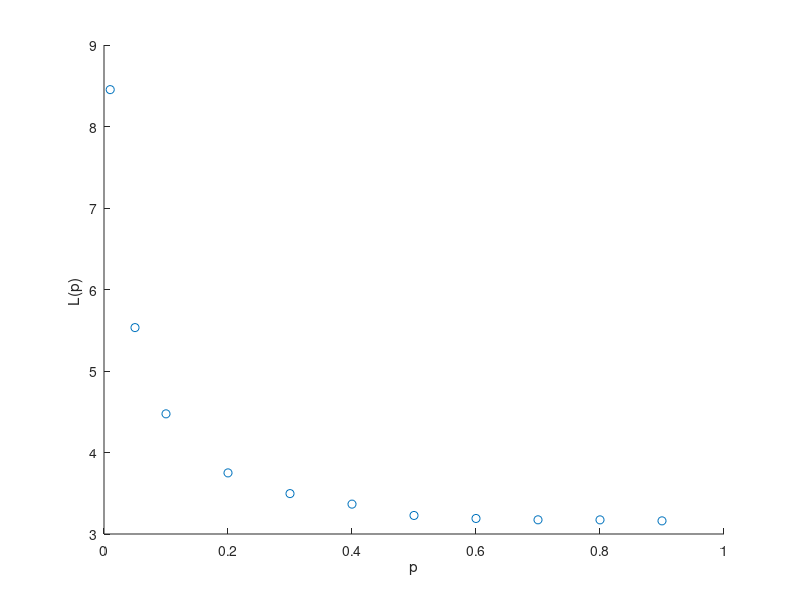

Source code (MATLAB):
p=[0.01,0.05,0.1,0.2,0.3,0.4,0.5,0.6,0.7,0.8,0.9];
CL=[0.5737619047619033, 8.452412060301507;
    0.5377619047619039,5.532663316582915;
    0.4489603174603171,4.474422110552764;
    0.3300952380952382,3.7498492462311557
    0.23031349206349236,3.495778894472362
    0.1671071428571428,3.3665829145728643
    0.0922660117660117,3.2274371859296482
    0.05478354978354973,3.1905527638190954
    0.05131818181818181,3.174170854271357
    0.03216161616161615,3.17356783919598
    0.027460345210345197,3.161356783919598
    ];
scatter(p,CL(:,2))
hold on
z=0:0.01:0.9;
xlabel('p')
ylabel('L(p) ')